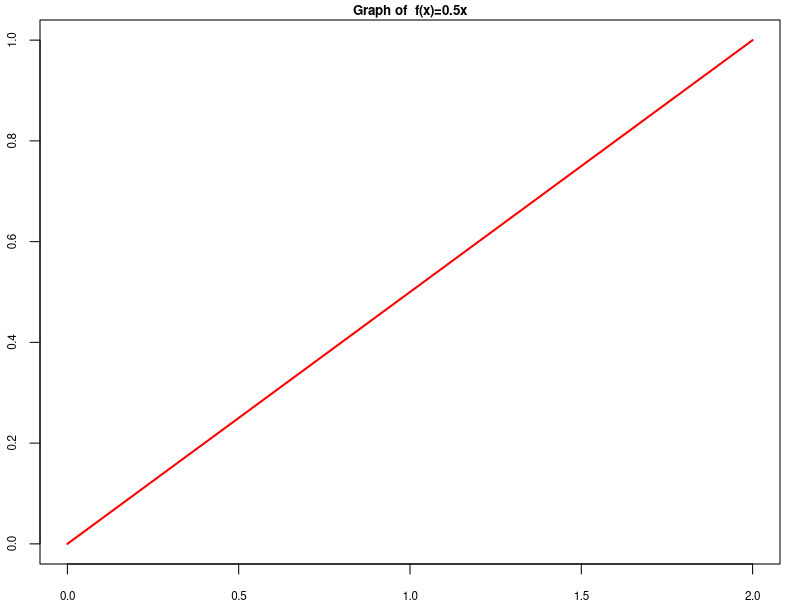
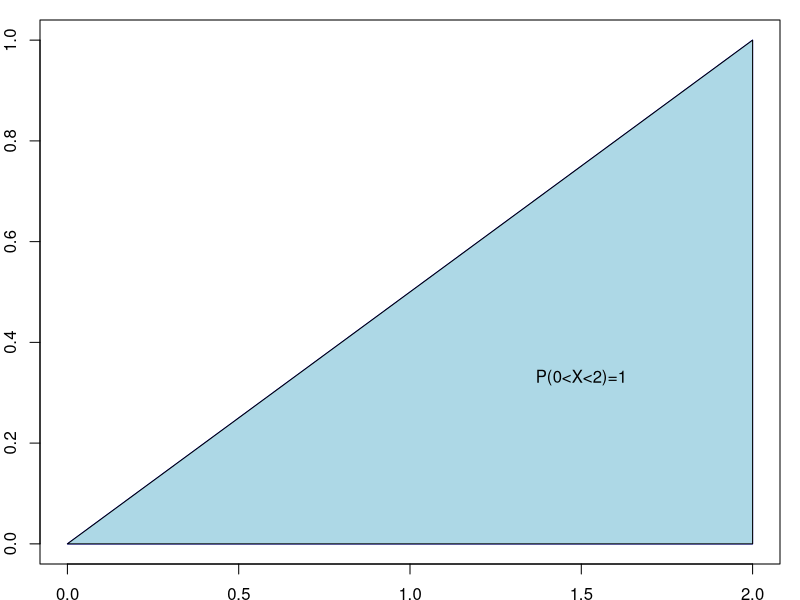
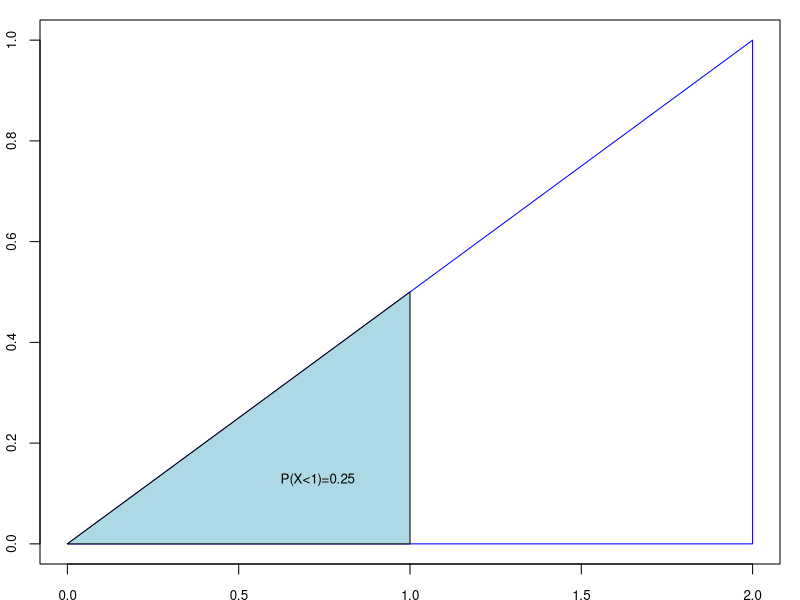

These figures' R source, in order:
## ---- chunk 1
par(mar = c(1.8, 2, 1, 1))

curve(0.5*x,ylab = "f(x)",lwd=2,col="red",xlim=c(0,2),main="Graph of  f(x)=0.5x", cex.axis=0.7,cex.lab=1.0,cex.main=0.8)
## ---- chunk 2
par(mar = c(1.8, 2, 1, 1))
# Create a plot
plot(1, type = "n", xlab = "x", ylab = "f(x)",main="", 
     xlim = c(0, 2), ylim = c(0, 1), 
     cex.axis=1.0,cex.lab=1.0,cex.main=1)

# Define the vertices of the triangle
x <- c(0, 2, 2)
y <- c(0, 0, 1)

# Draw the triangle
polygon(x, y,  border = "blue")
polygon(x,y,col="lightblue")
text(1.5, 0.3, labels = "P(0<X<2)=1", pos = 3, col = "black")

## ---- chunk 3
par(mar = c(1.8, 2, 1, 1))
# Create a plot
plot(1, type = "n", xlab = "x", ylab = "f(x)",main="", 
     xlim = c(0, 2), ylim = c(0, 1), 
     cex.axis=0.8,cex.lab=0.8,cex.main=0.9)

# Define the vertices of the triangle
x <- c(0, 2, 2)
y <- c(0, 0, 1)

# Draw the triangle
polygon(x, y,  border = "blue")
polygon(c(0,1,1),c(0,0,.5),col="lightblue")
# Add labels to the vertices
text(0.73, 0.1, labels = "P(X<1)=0.25", pos = 3, col = "black",cex=.8)
